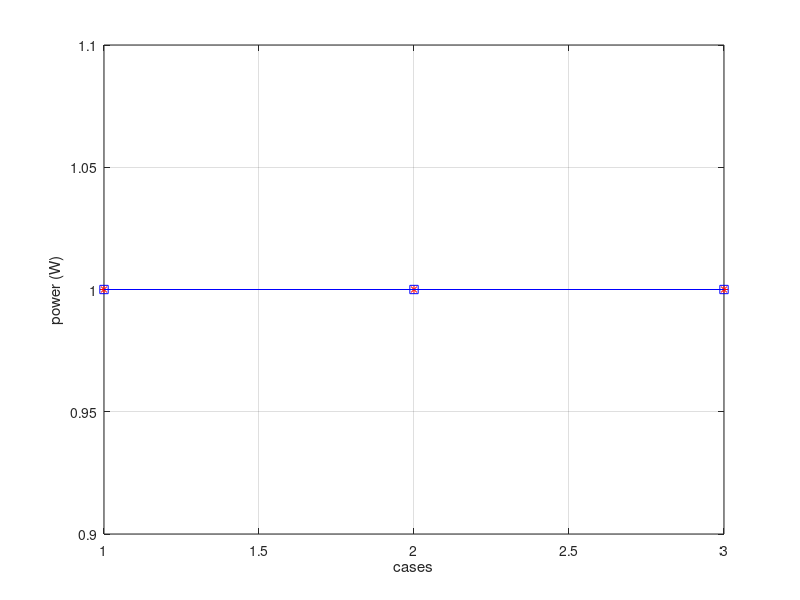

The MATLAB source for this figure:
%tesla comparision data
clear
clc

%averaging step (Two lines are
%                               one for efficiency-matched set of data
%                               one for Power     -matched set of data


%%%%%%%%   PW       EFF           Ma     Flow    Pin  Pout   Ratio  quality RPM
%case 1-1
DATA(:,:,1)=[ 1        2         3      4       5       6       7   8   9
              1        2         3      4       5       6       7   8   8];
%case 1-2          
DATA(:,:,2)=[ 1        2         3      4       5       6       7   8  9
              1        2         3      4       5       6       7   8  9];  
%Case 1-3          
DATA(:,:,3)=[ 1        2         3      4       5       6       7   8  9
              1        2         3      4       5       6       7   8  9];  
          
%
%
%
%Case 1-n
n=3; %update to number of cases
DATAbar=zeros(n);

for i=1:n     
DATAbar=mean(DATA(:,:,i));
end
%% experimental data
%each line is for one set
%26 line:cases expected
EXP=        [ 1          2            3      4       5       6 
              1          2            3      4       5       6 
              1          2            3      4       5       6 ];
%%
figure
plot(1:n,DATAbar(:,1),'r*',1:n,EXP(:,1),'b-s')
Flow=[];
xlabel('cases')  % should be updated to different parameters
ylabel('power (W)')
grid on